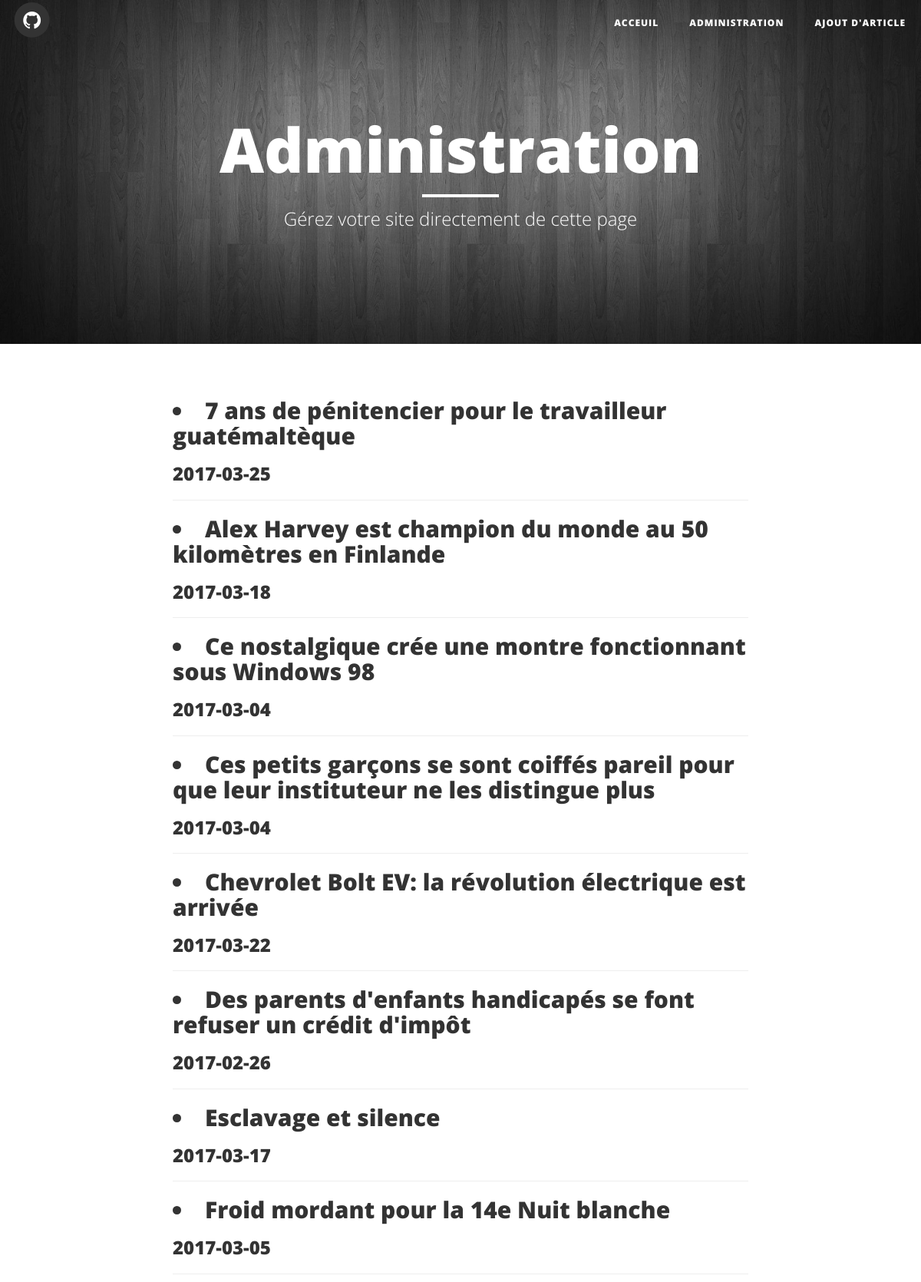
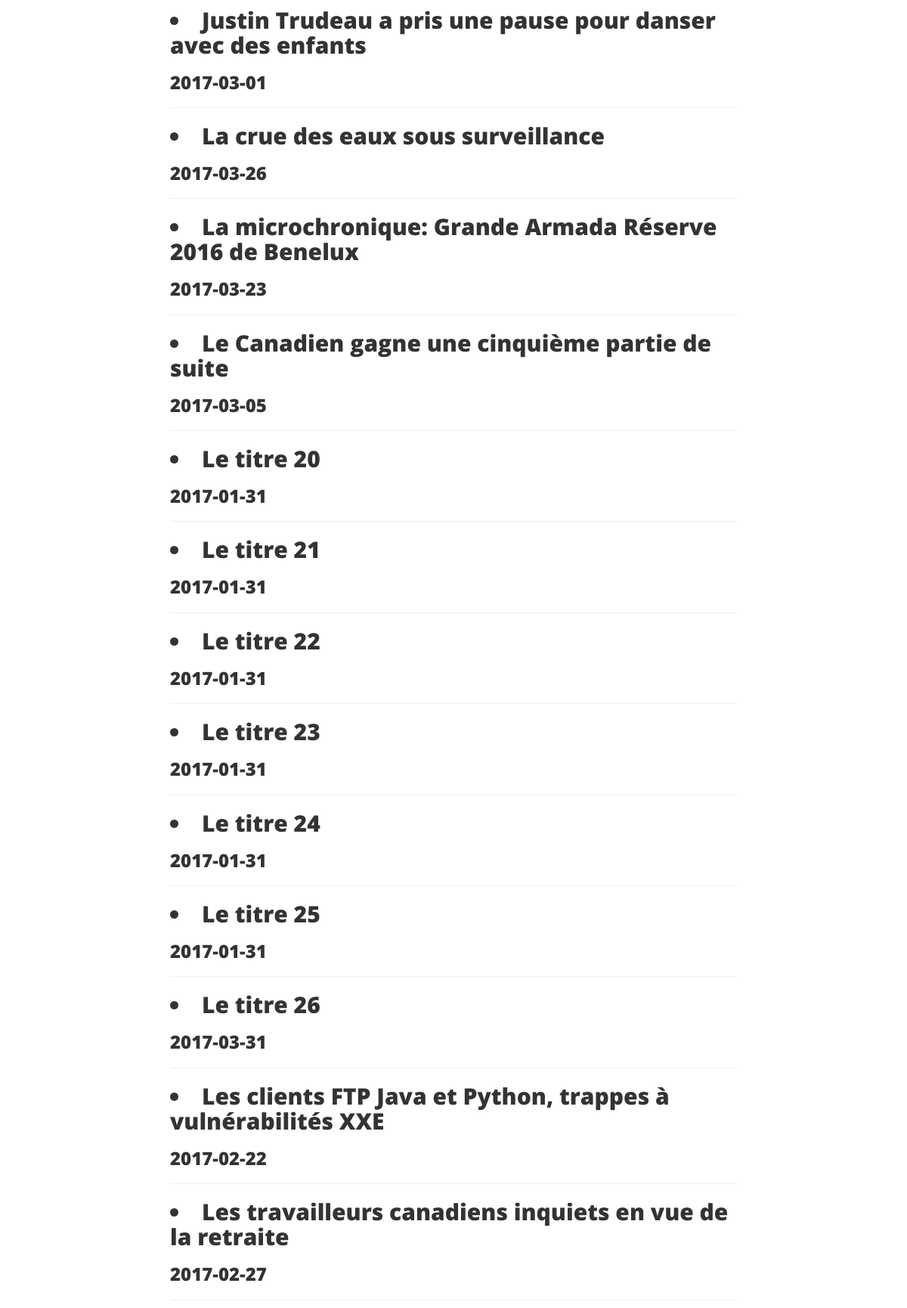
The page /admin (upper part) on the database its author committed (2 pictures, top to bottom).
### tables this page shows
CREATE TABLE article (
  id integer primary key,
  titre varchar(100),
  identifiant varchar(50),
  auteur varchar(100),
  date_publication text,
  paragraphe varchar(500)
);

### index.py (the view)
@app.route('/admin')
def page_admin():
    articles = get_db().get_tous_articles_pour_page_admin()
    return render_template('admin.html', titre="Administration",
                           sous_titre=(u"Gérez votre site directement de "
                                       u"cette page"),
                           articles=articles)

### database.py (called while the page is built)
def build_dictionary_list(curseur):
    liste_article = []
    for row in curseur:
        dict_article = {}
        for i in range(0, len(row)):
            dict_article[curseur.description[i][0]] = row[i]
        liste_article.append(dict_article)
    return liste_article

    def get_connection(self):
        if self.connection is None:
            self.connection = sqlite3.connect('db/crm.db')
        return self.connection

    def disconnect(self):
        if self.connection is not None:
            self.connection.close()

    def get_tous_articles_pour_page_admin(self):
        cursor = self.get_connection().cursor()
        cursor.execute("select titre, date_publication, identifiant "
                       "from article order by titre")
        return build_dictionary_list(cursor)

### index.py (called while the page is built)
def get_db():
    db = getattr(g, '_database', None)
    if db is None:
        g._database = Database()
    return g._database

@app.teardown_appcontext
def close_connection(exception):
    db = getattr(g, '_database', None)
    if db is not None:
        db.disconnect()

### templates/admin.html
{% extends "HeaderFooter.html" %}
{% block content %}
    <div class="container">
        <div class="row">
            <div class="col-lg-8 col-lg-offset-2 col-md-10 col-md-offset-1">
                <div class="post-preview">
                    {% for article in articles %}
                        <h2 class="titre-article">
                            <li><a href="/edition/{{ article.identifiant }}">{{ article.titre }}</a></li>
                        </h2>
                        <h3 class="sous-titre-article">
                            {{ article.date_publication }}
                        </h3>
                        <hr/>
                    {% endfor %}
                </div>
            </div>
        </div>
    </div>
{% endblock %}

### static/css/clean-blog.css (style rules this page uses)
body { font-family: 'Lora', 'Times New Roman', serif; font-size: 20px; color: #333333; }
h1, h2, h3, h4, h5, h6 { font-family: 'Open Sans', 'Helvetica Neue', Helvetica, Arial, sans-serif; font-weight: 800; }
a { color: #333333; }
body { -webkit-tap-highlight-color: #0085A1; }

### rows shown on the page
article: titre "7 ans de pénitencier pour le travailleur guatémaltèque", date_publication "2017-03-25"
article: titre "Alex Harvey est champion du monde au 50 kilomètres en Finlande", date_publication "2017-03-18"
article: titre "Ce nostalgique crée une montre fonctionnant sous Windows 98", date_publication "2017-03-04"
article: titre "Ces petits garçons se sont coiffés pareil pour que leur instituteur ne les distingue plus", date_publication "2017-03-04"
article: titre "Chevrolet Bolt EV: la révolution électrique est arrivée", date_publication "2017-03-22"
article: titre "Des parents d'enfants handicapés se font refuser un crédit d'impôt", date_publication "2017-02-26"
article: titre "Esclavage et silence", date_publication "2017-03-17"
article: titre "Froid mordant pour la 14e Nuit blanche", date_publication "2017-03-05"
article: titre "Justin Trudeau a pris une pause pour danser avec des enfants", date_publication "2017-03-01"
article: titre "La crue des eaux sous surveillance", date_publication "2017-03-26"
article: titre "La microchronique: Grande Armada Réserve 2016 de Benelux", date_publication "2017-03-23"
article: titre "Le Canadien gagne une cinquième partie de suite", date_publication "2017-03-05"
article: titre "Le titre 20", date_publication "2017-01-31"
article: titre "Le titre 21", date_publication "2017-01-31"
article: titre "Le titre 22", date_publication "2017-01-31"
article: titre "Le titre 23", date_publication "2017-01-31"
article: titre "Le titre 24", date_publication "2017-01-31"
article: titre "Le titre 25", date_publication "2017-01-31"
article: titre "Le titre 26", date_publication "2017-03-31"
article: titre "Les clients FTP Java et Python, trappes à vulnérabilités XXE", date_publication "2017-02-22"
article: titre "Les travailleurs canadiens inquiets en vue de la retraite", date_publication "2017-02-27"

### other values the page prints
{{ titre }} "Administration"
{{ sous_titre }} "Gérez votre site directement de cette page"
